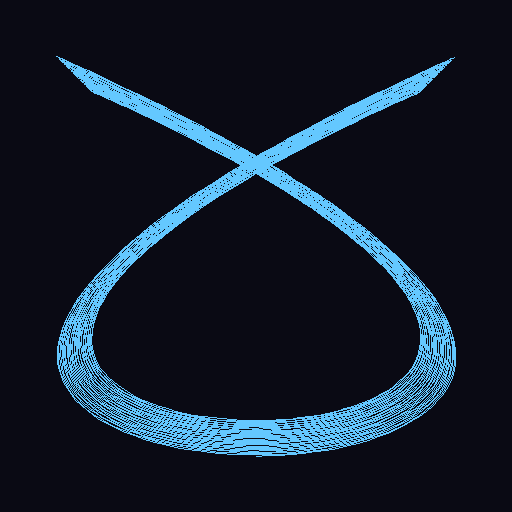

Source code (Python):
import numpy as np
from PIL import Image, ImageDraw
from pathlib import Path

# Get the directory where this script is located
SCRIPT_DIR = Path(__file__).parent

# =============================================================================
# Configuration: Harmonograph parameters (try changing these!)
# =============================================================================
CANVAS_SIZE = 512
CENTER = CANVAS_SIZE // 2
BACKGROUND_COLOR = (10, 10, 20)      # Deep navy background
LINE_COLOR = (100, 200, 255)         # Cyan blue line

# Pendulum X parameters (controls horizontal motion)
FREQ_X = 3              # Frequency of x oscillation
AMP_X = 200             # Amplitude (maximum displacement) in x
PHASE_X = 0             # Starting phase angle for x pendulum

# Pendulum Y parameters (controls vertical motion)
FREQ_Y = 2              # Frequency of y oscillation
AMP_Y = 200             # Amplitude (maximum displacement) in y
PHASE_Y = np.pi / 2     # Starting phase angle for y pendulum (90 degrees)

# Damping and time parameters
DAMPING = 0.002         # How quickly the oscillation decays (higher = faster decay)
NUM_POINTS = 5000       # Number of points to trace (more = smoother curve)

# =============================================================================
# Step 1: Create time array (represents pendulum swing duration)
# =============================================================================
# Time goes from 0 to a large value to allow the pattern to fully develop
t = np.linspace(0, 100, NUM_POINTS)

# =============================================================================
# Step 2: Calculate damped oscillation for each axis
# =============================================================================
# Harmonograph equations with exponential damping:
# x(t) = A_x * sin(f_x * t + p_x) * e^(-d * t)
# y(t) = A_y * sin(f_y * t + p_y) * e^(-d * t)

# The damping factor causes amplitude to decrease over time
decay = np.exp(-DAMPING * t)

# Calculate x and y positions at each time step
x = AMP_X * np.sin(FREQ_X * t + PHASE_X) * decay
y = AMP_Y * np.sin(FREQ_Y * t + PHASE_Y) * decay

# =============================================================================
# Step 3: Convert to canvas coordinates (centered on canvas)
# =============================================================================
canvas_x = CENTER + x
canvas_y = CENTER + y

# =============================================================================
# Step 4: Create canvas and draw the harmonograph curve
# =============================================================================
image = Image.new('RGB', (CANVAS_SIZE, CANVAS_SIZE), BACKGROUND_COLOR)
draw = ImageDraw.Draw(image)

# Convert to integer coordinates and draw as connected line
points = list(zip(canvas_x.astype(int), canvas_y.astype(int)))
draw.line(points, fill=LINE_COLOR, width=1)

# =============================================================================
# Step 5: Save the result
# =============================================================================
output_path = SCRIPT_DIR / 'simple_harmonograph.png'
image.save(output_path)
